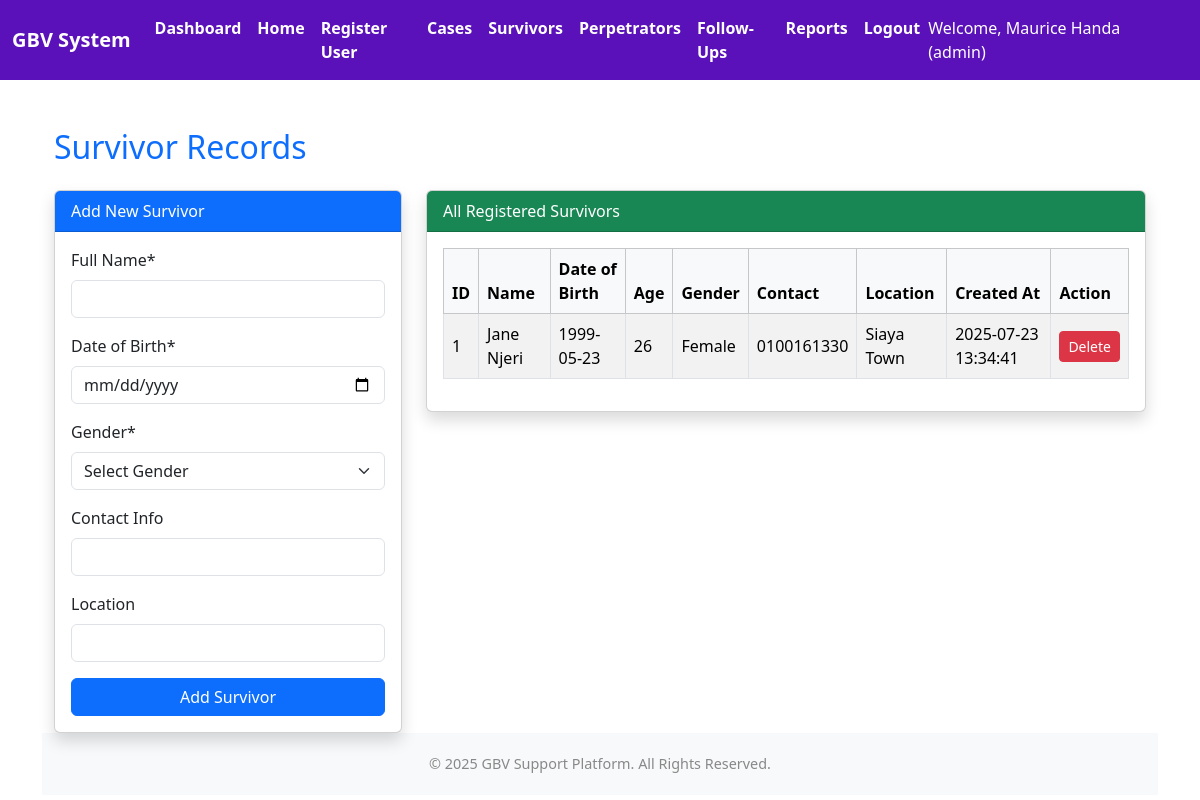
The page /survivors.php (signed in) on the database its author committed.
### tables this page shows
CREATE TABLE `survivors` (
  `survivor_id` int(11) NOT NULL,
  `full_name` varchar(100) DEFAULT NULL,
  `date_of_birth` date DEFAULT NULL,
  `age` int(11) DEFAULT NULL,
  `gender` enum('Male','Female','Other') DEFAULT NULL,
  `contact_info` varchar(100) DEFAULT NULL,
  `contact` varchar(100) DEFAULT NULL,
  `location` varchar(255) DEFAULT NULL,
  `date_reported` date DEFAULT NULL,
  `created_by` int(11) DEFAULT NULL,
  `created_at` datetime DEFAULT current_timestamp(),
  `phone_number` varchar(20) DEFAULT NULL,
  `email` varchar(100) DEFAULT NULL,
  `address` text DEFAULT NULL,
  `phone` varchar(20) DEFAULT NULL
);

### survivors.php (the view, shortened to what this page needs)
<?php
include 'header.php';
require 'config.php';
$survivors = [];
$result = $conn->query("SELECT * FROM survivors ORDER BY created_at DESC");
if ($result && $result->num_rows > 0) {
    while ($row = $result->fetch_assoc()) {
        $survivors[] = $row;
    }
}
?>
<div class="container mt-5">
    <h2 class="mb-4 text-primary">Survivor Records</h2>
    <div class="row">
        <div class="col-md-4">
            <div class="card shadow">
                <div class="card-header bg-primary text-white">
                    Add New Survivor
                </div>
                <div class="card-body">
                    <form method="POST">
                        <div class="mb-3">
                            <label class="form-label">Full Name*</label>
                            <input type="text" name="full_name" class="form-control" required>
                        </div>
                        <div class="mb-3">
                            <label class="form-label">Date of Birth*</label>
                            <input type="date" name="date_of_birth" class="form-control" required>
                        </div>
                        <div class="mb-3">
                            <label class="form-label">Gender*</label>
                            <select name="gender" class="form-select" required>
                                <option value="">Select Gender</option>
                            </select>
                        </div>
                        <div class="mb-3">
                            <label class="form-label">Contact Info</label>
                            <input type="text" name="contact_info" class="form-control">
                        </div>
                        <div class="mb-3">
                            <label class="form-label">Location</label>
                            <input type="text" name="location" class="form-control">
                        </div>
                        <button type="submit" name="add_survivor" class="btn btn-primary w-100">Add Survivor</button>
                    </form>
                </div>
            </div>
        </div>
        <div class="col-md-8">
            <div class="card shadow">
                <div class="card-header bg-success text-white">
                    All Registered Survivors
                </div>
                <div class="card-body">
                    <?php if (count($survivors) > 0): ?>
                    <div class="table-responsive">
                        <table class="table table-bordered table-striped align-middle">
                            <thead class="table-light">
                                <tr>
                                    <th>ID</th>
                                    <th>Name</th>
                                    <th>Date of Birth</th>
                                    <th>Age</th>
                                    <th>Gender</th>
                                    <th>Contact</th>
                                    <th>Location</th>
                                    <th>Created At</th>
                                    <th>Action</th>
                                </tr>
                            </thead>
                            <tbody>
                                <?php foreach ($survivors as $s): ?>
                                    <tr>
                                        <td><?= $s['survivor_id'] ?></td>
                                        <td><?= htmlspecialchars($s['full_name']) ?></td>
                                        <td><?= htmlspecialchars($s['date_of_birth']) ?></td>
                                        <td>
                                            <?php
                                                if (!empty($s['date_of_birth'])) {
                                                    $dob = new DateTime($s['date_of_birth']);
                                                    $now = new DateTime();
                                                    echo $dob->diff($now)->y;
                                                } else {
                                                    echo 'N/A';
                                                }
                                            ?>
                                        </td>
                                        <td><?= ucfirst($s['gender']) ?></td>
                                        <td><?= htmlspecialchars($s['contact_info']) ?></td>
                                        <td><?= htmlspecialchars($s['location']) ?></td>
                                        <td><?= $s['created_at'] ?></td>
                                        <td>
                                            <a href="?delete=<?= $s['survivor_id'] ?>" class="btn btn-sm btn-danger" onclick="return confirm('Delete this survivor?')">Delete</a>
                                        </td>
                                    </tr>
                                <?php endforeach; ?>
                            </tbody>
                        </table>
                    </div>
                    <?php else: ?>
                        <p class="text-muted">No survivors found.</p>
                    <?php endif; ?>
                </div>
            </div>
        </div>
    </div>
</div>
<?php include 'footer.php'; ?>

### rows shown on the page
survivors: survivor_id "1", full_name "Jane Njeri", date_of_birth "1999-05-23", date_of_birth "26", gender "Female", contact_info "0100161330", location "Siaya Town", created_at "2025-07-23 13:34:41"

### other values the page prints
$_SESSION['full_name'] "Maurice Handa"
$role "admin"
